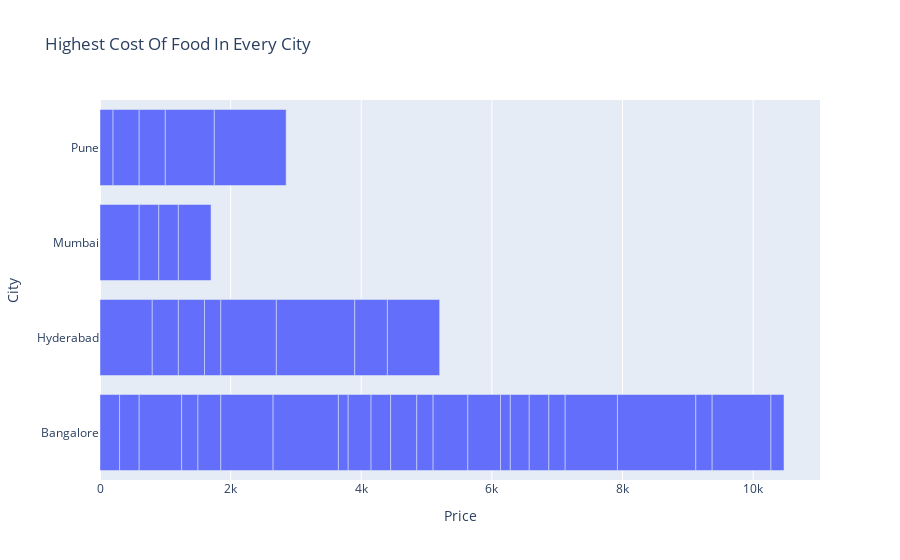

Write notebook code for a chart like this one.
### Code cell
fig = px.bar(df.head(40),
             x = 'Price',
             y = 'City',
             barmode = 'relative',
             title = 'Highest Cost Of Food In Every City')
fig.show()

### Figure 1 — Plotly figure (JSON) as saved in the notebook; plotly's stock layout.template omitted (floating-point values rounded to 4 significant figures)
{"data": [{"alignmentgroup": "True", "hovertemplate": "Price=%{x}<br>City=%{y}<extra></extra>", "legendgroup": "", "marker": {"color": "#636efa", "pattern": {"shape": ""}}, "name": "", "offsetgroup": "", "orientation": "h", "showlegend": false, "textposition": "auto", "type": "bar", "x": [300, 300, 650, 250, 350, 800, 1000, 150, 350, 300, 400, 250, 532, 500, 150, 290, 300, 250, 800, 800, 1200, 250, 400, 400, 250, 600, 300, 850, 1200, 900, 300, 200, 200, 400, 400, 750, 500, 500, 800, 1100], "xaxis": "x", "y": ["Bangalore", "Bangalore", "Bangalore", "Bangalore", "Bangalore", "Bangalore", "Bangalore", "Bangalore", "Bangalore", "Bangalore", "Bangalore", "Bangalore", "Bangalore", "Bangalore", "Bangalore", "Bangalore", "Bangalore", "Bangalore", "Bangalore", "Hyderabad", "Bangalore", "Bangalore", "Hyderabad", "Hyderabad", "Hyderabad", "Mumbai", "Mumbai", "Hyderabad", "Hyderabad", "Bangalore", "Mumbai", "Bangalore", "Pune", "Pune", "Pune", "Pune", "Mumbai", "Hyderabad", "Hyderabad", "Pune"], "yaxis": "y"}], "layout": {"autosize": true, "barmode": "relative", "legend": {"tracegroupgap": 0}, "title": {"text": "Highest Cost Of Food In Every City"}, "xaxis": {"anchor": "y", "autorange": true, "domain": [0, 1], "range": [0, 11020.0], "title": {"text": "Price"}, "type": "linear"}, "yaxis": {"anchor": "x", "autorange": true, "domain": [0, 1], "range": [-0.5, 3.5], "title": {"text": "City"}, "type": "category"}}}
